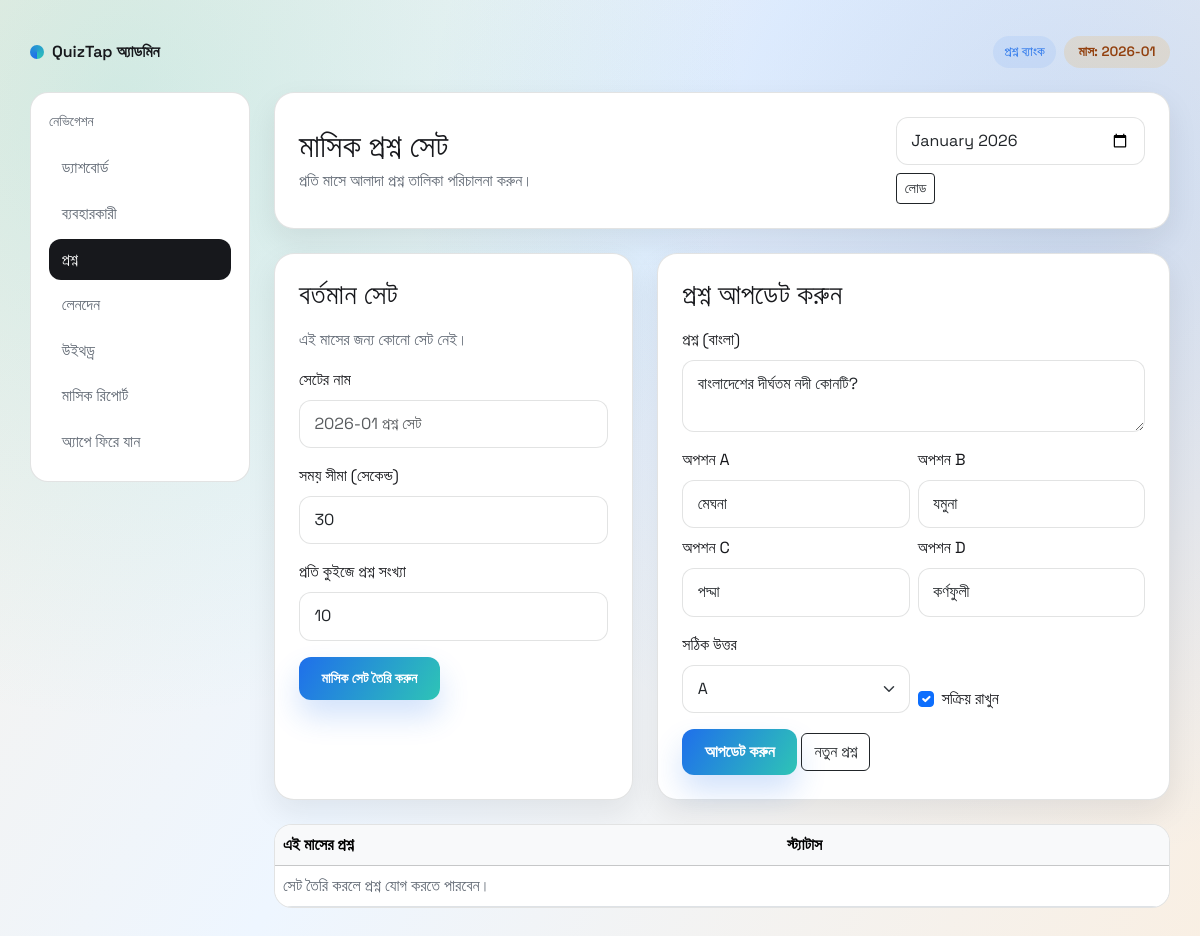
The app's page /admin/questions.php?edit=1 (signed in) with its own data.
### tables this page shows
CREATE TABLE quiz_questions (
  id INT AUTO_INCREMENT PRIMARY KEY,
  question_bn TEXT NOT NULL,
  option_a_bn TEXT NOT NULL,
  option_b_bn TEXT NOT NULL,
  option_c_bn TEXT NOT NULL,
  option_d_bn TEXT NOT NULL,
  correct_option ENUM('A','B','C','D') NOT NULL,
  is_active TINYINT(1) NOT NULL DEFAULT 1,
  created_at DATETIME NOT NULL
);

### config/helpers.php (called while the page is built, shortened)
<?php
function e($value): string
{
  return htmlspecialchars((string)$value, ENT_QUOTES, "UTF-8");
}
function current_month_year(): string
{
  return date("Y-m");
}

### admin/questions.php (the view, shortened to what this page needs)
<?php
$pageTag = "প্রশ্ন ব্যাংক";
$monthYear = $_GET["month"] ?? current_month_year();
$pageMeta = "মাস: " . $monthYear;
$activeNav = "questions";
function load_question(PDO $pdo, int $id): ?array
{
  $stmt = $pdo->prepare("SELECT * FROM quiz_questions WHERE id = ?");
  $stmt->execute([$id]);
  $row = $stmt->fetch();
  return $row ?: null;
}
$pdo = db();
$stmt = $pdo->prepare("SELECT * FROM quiz_question_sets WHERE month_year = ?");
$stmt->execute([$monthYear]);
$currentSet = $stmt->fetch();
$editId = (int)($_GET["edit"] ?? 0);
$editQuestion = $editId ? load_question($pdo, $editId) : null;
$monthQuestions = [];
require __DIR__ . "/../views/partials/admin-head.php";
require __DIR__ . "/../views/partials/admin-header.php";
?>
<div class="admin-shell">
  <?php require __DIR__ . "/../views/partials/admin-nav.php"; ?>
  <section>
    <div class="soft-card p-4 mb-4 reveal">
      <div class="d-flex flex-wrap justify-content-between align-items-center gap-3">
        <div>
          <h2 class="mb-1">মাসিক প্রশ্ন সেট</h2>
          <p class="text-muted mb-0">প্রতি মাসে আলাদা প্রশ্ন তালিকা পরিচালনা করুন।</p>
        </div>
        <form class="d-flex flex-wrap gap-2" method="get">
          <input type="month" class="form-control" name="month" value="<?php echo e($monthYear); ?>" />
          <button class="btn btn-outline-dark btn-sm" type="submit">লোড</button>
        </form>
      </div>
    </div>
    <div class="row g-4 mb-4">
      <div class="col-lg-5 reveal">
        <div class="soft-card p-4 h-100">
          <h3 class="mb-3">বর্তমান সেট</h3>
          <?php if ($currentSet) { ?>
            <div class="d-flex justify-content-between align-items-center mb-2">
              <span class="text-muted">সেট টাইটেল</span>
              <span class="fw-semibold"><?php echo e($currentSet["title"]); ?></span>
            </div>
            <div class="d-flex justify-content-between align-items-center mb-2">
              <span class="text-muted">প্রশ্ন সংখ্যা</span>
              <span class="fw-semibold"><?php echo e((int)$currentSet["questions_per_quiz"]); ?> টি</span>
            </div>
            <div class="d-flex justify-content-between align-items-center mb-2">
              <span class="text-muted">সময় সীমা</span>
              <span class="fw-semibold"><?php echo e((int)$currentSet["time_limit_seconds"]); ?> সেকেন্ড</span>
            </div>
            <div class="text-muted small">মাস: <?php echo e($monthYear); ?></div>
            <form class="mt-3" method="post">
              <input type="hidden" name="csrf_token" value="<?php echo e(csrf_token()); ?>" />
              <input type="hidden" name="action" value="update_set" />
              <input type="hidden" name="set_id" value="<?php echo e((int)$currentSet["id"]); ?>" />
              <div class="mb-3">
                <label class="form-label" for="title">সেটের নাম</label>
                <input type="text" class="form-control" id="title" name="title" value="<?php echo e($currentSet["title"]); ?>" />
              </div>
              <div class="mb-3">
                <label class="form-label" for="time_limit_seconds">সময় সীমা (সেকেন্ড)</label>
                <input
                  type="number"
                  class="form-control"
                  id="time_limit_seconds"
                  name="time_limit_seconds"
                  min="10"
                  value="<?php echo e((int)$currentSet["time_limit_seconds"]); ?>"
                />
              </div>
              <div class="mb-3">
                <label class="form-label" for="questions_per_quiz">প্রতি কুইজে প্রশ্ন সংখ্যা</label>
                <input
                  type="number"
                  class="form-control"
                  id="questions_per_quiz"
                  name="questions_per_quiz"
                  min="1"
                  value="<?php echo e((int)$currentSet["questions_per_quiz"]); ?>"
                />
              </div>
              <button class="btn btn-primary btn-sm" type="submit">আপডেট করুন</button>
            </form>
          <?php } else { ?>
            <div class="text-muted mb-3">এই মাসের জন্য কোনো সেট নেই।</div>
            <form method="post">
              <div class="mb-3">
                <label class="form-label" for="title">সেটের নাম</label>
                <input type="text" class="form-control" id="title" name="title" placeholder="<?php echo e($monthYear); ?> প্রশ্ন সেট" />
              </div>
              <div class="mb-3">
                <label class="form-label" for="time_limit_seconds">সময় সীমা (সেকেন্ড)</label>
                <input type="number" class="form-control" id="time_limit_seconds" name="time_limit_seconds" min="10" value="30" />
              </div>
              <div class="mb-3">
                <label class="form-label" for="questions_per_quiz">প্রতি কুইজে প্রশ্ন সংখ্যা</label>
                <input type="number" class="form-control" id="questions_per_quiz" name="questions_per_quiz" min="1" value="10" />
              </div>
              <button class="btn btn-primary btn-sm" type="submit">মাসিক সেট তৈরি করুন</button>
            </form>
          <?php } ?>
        </div>
      </div>
      <div class="col-lg-7 reveal delay-1">
        <div class="soft-card p-4 h-100">
          <h3 class="mb-3"><?php echo $editQuestion ? "প্রশ্ন আপডেট করুন" : "নতুন প্রশ্ন যোগ করুন"; ?></h3>
          <form method="post">
            <div class="mb-3">
              <label class="form-label" for="question_bn">প্রশ্ন (বাংলা)</label>
              <textarea class="form-control" id="question_bn" name="question_bn" rows="2"><?php echo e($editQuestion["question_bn"] ?? ""); ?></textarea>
            </div>
            <div class="row g-2">
              <div class="col-md-6">
                <label class="form-label" for="option_a_bn">অপশন A</label>
                <input class="form-control" id="option_a_bn" name="option_a_bn" value="<?php echo e($editQuestion["option_a_bn"] ?? ""); ?>" />
              </div>
              <div class="col-md-6">
                <label class="form-label" for="option_b_bn">অপশন B</label>
                <input class="form-control" id="option_b_bn" name="option_b_bn" value="<?php echo e($editQuestion["option_b_bn"] ?? ""); ?>" />
              </div>
              <div class="col-md-6">
                <label class="form-label" for="option_c_bn">অপশন C</label>
                <input class="form-control" id="option_c_bn" name="option_c_bn" value="<?php echo e($editQuestion["option_c_bn"] ?? ""); ?>" />
              </div>
              <div class="col-md-6">
                <label class="form-label" for="option_d_bn">অপশন D</label>
                <input class="form-control" id="option_d_bn" name="option_d_bn" value="<?php echo e($editQuestion["option_d_bn"] ?? ""); ?>" />
              </div>
            </div>
            <div class="row g-2 mt-2 align-items-end">
              <div class="col-md-6">
                <label class="form-label" for="correct_option">সঠিক উত্তর</label>
                <select class="form-select" id="correct_option" name="correct_option">
                  <?php foreach (["A", "B", "C", "D"] as $opt) { ?>
                    <option value="<?php echo e($opt); ?>" <?php echo ($editQuestion && $editQuestion["correct_option"] === $opt) ? "selected" : ""; ?>>
                      <?php echo e($opt); ?>
                    </option>
                  <?php } ?>
                </select>
              </div>
              <div class="col-md-6">
                <div class="form-check mt-4">
                  <input class="form-check-input" type="checkbox" id="is_active" name="is_active" <?php echo ($editQuestion ? (int)$editQuestion["is_active"] === 1 : true) ? "checked" : ""; ?> />
                  <label class="form-check-label" for="is_active">সক্রিয় রাখুন</label>
                </div>
              </div>
            </div>
            <button class="btn btn-primary mt-3" type="submit">
              <?php echo $editQuestion ? "আপডেট করুন" : "সংরক্ষণ করুন"; ?>
            </button>
            <?php if ($editQuestion) { ?>
              <a class="btn btn-outline-dark mt-3" href="/admin/questions.php?month=<?php echo e($monthYear); ?>">নতুন প্রশ্ন</a>
            <?php } ?>
          </form>
        </div>
      </div>
    </div>
    <div class="row g-4">
      <div class="col-lg-12 reveal">
        <div class="table-card">
          <table class="table align-middle">
            <thead class="table-light">
              <tr>
                <th>এই মাসের প্রশ্ন</th>
                <th>স্ট্যাটাস</th>
                <th></th>
              </tr>
            </thead>
            <tbody>
              <?php if (!$currentSet) { ?>
                <tr>
                  <td colspan="3" class="text-muted">সেট তৈরি করলে প্রশ্ন যোগ করতে পারবেন।</td>
                </tr>
              <?php } elseif (!$monthQuestions) { ?>
                <tr>
                  <td colspan="3" class="text-muted">এই মাসের সেটে এখনো প্রশ্ন নেই।</td>
                </tr>
              <?php } ?>
            </tbody>
          </table>
        </div>
      </div>
    </div>
  </section>
</div>
<?php require __DIR__ . "/../views/partials/admin-foot.php"; ?>

### views/partials/admin-head.php (shortened to what this page needs)
<?php
$lang = $lang ?? "bn";
?>
<!DOCTYPE html>
<html lang="<?php echo htmlspecialchars($lang, ENT_QUOTES, "UTF-8"); ?>">
  <head>
    <link
      href="https://cdn.jsdelivr.net/npm/bootstrap@5.3.2/dist/css/bootstrap.min.css"
      rel="stylesheet"
    />
    <link rel="stylesheet" href="../assets/css/styles.css" />
  </head>
  <body>
    <main class="shell">

### views/partials/admin-header.php
<?php
$pageTag = $pageTag ?? "";
$pageMeta = $pageMeta ?? "";
?>
<header class="page-header">
  <div class="brand-mark">
    <span class="brand-dot"></span>
    <span>QuizTap অ্যাডমিন</span>
  </div>
  <div class="d-flex flex-wrap gap-2">
    <?php if ($pageTag !== "") { ?>
      <span class="tag"><?php echo htmlspecialchars($pageTag, ENT_QUOTES, "UTF-8"); ?></span>
    <?php } ?>
    <?php if ($pageMeta !== "") { ?>
      <span class="meta-chip"><?php echo htmlspecialchars($pageMeta, ENT_QUOTES, "UTF-8"); ?></span>
    <?php } ?>
  </div>
</header>

### views/partials/admin-nav.php
<?php
$activeNav = $activeNav ?? "";
$navItems = [
  "dashboard" => ["ড্যাশবোর্ড", "dashboard.php"],
  "users" => ["ব্যবহারকারী", "users.php"],
  "questions" => ["প্রশ্ন", "questions.php"],
  "transactions" => ["লেনদেন", "transactions.php"],
  "withdrawals" => ["উইথড্র", "withdrawals.php"],
  "report" => ["মাসিক রিপোর্ট", "report.php"],
];
?>
<nav class="admin-nav">
  <div class="text-uppercase small text-muted mb-3">নেভিগেশন</div>
  <div class="nav flex-column gap-1">
    <?php foreach ($navItems as $key => $navItem) { ?>
      <a
        class="nav-link <?php echo $activeNav === $key ? "active" : ""; ?>"
        href="<?php echo htmlspecialchars($navItem[1], ENT_QUOTES, "UTF-8"); ?>"
      >
        <?php echo htmlspecialchars($navItem[0], ENT_QUOTES, "UTF-8"); ?>
      </a>
    <?php } ?>
    <a class="nav-link" href="../user/dashboard.php">অ্যাপে ফিরে যান</a>
  </div>
</nav>

### views/partials/admin-foot.php
    </main>
  </body>
</html>

### assets/css/styles.css (style rules this page uses)
:root { --ink: #17181c; --muted: #5f6772; --brand: #1f6feb; --brand-2: #2ec4b6; --accent: #f59f0b; --surface: #ffffff; --surface-2: #f4f6fb; --border: rgba(23, 24, 28, 0.12); --shadow: 0 18px 45px rgba(22, 30, 58, 0.12); }
* { box-sizing: border-box; }
body { font-family: "Space Grotesk", "Helvetica Neue", sans-serif; color: var(--ink); background-image: radial-gradient(circle at 10% 10%, rgba(46, 196, 182, 0.18), transparent 45%), radial-gradient(circle at 90% 20%, rgba(31, 111, 235, 0.18), transparent 50%), linear-gradient(120deg, #f7f1e8 0%, #eef6ff 45%, #f9efe3 100%); min-height: 100vh; }
h1, h2, h3, .display-title { font-family: "Playfair Display", "Times New Roman", serif; letter-spacing: 0.2px; }
a { text-decoration: none; }
.brand-mark { display: inline-flex; align-items: center; gap: 0.5rem; font-weight: 600; color: var(--ink); }
.brand-dot { width: 14px; height: 14px; border-radius: 50%; background: conic-gradient(from 180deg, var(--brand), var(--brand-2)); display: inline-block; }
.shell { max-width: 1180px; margin: 0 auto; padding: 36px 20px 60px; }
.soft-card { background: var(--surface); border-radius: 20px; border: 1px solid var(--border); box-shadow: 0 12px 30px rgba(23, 24, 28, 0.08); }
.btn-primary { background: linear-gradient(120deg, var(--brand), var(--brand-2)); border: none; padding: 0.7rem 1.4rem; font-weight: 600; border-radius: 12px; box-shadow: 0 16px 30px rgba(31, 111, 235, 0.2); }
.text-muted { color: var(--muted) !important; }
.tag { display: inline-flex; align-items: center; gap: 0.35rem; padding: 0.2rem 0.7rem; background: rgba(31, 111, 235, 0.08); color: var(--brand); border-radius: 999px; font-size: 0.85rem; font-weight: 500; }
.form-control, .form-select { border-radius: 12px; border: 1px solid var(--border); padding: 0.7rem 0.9rem; }
.page-header { display: flex; flex-wrap: wrap; align-items: center; justify-content: space-between; gap: 1rem; margin-bottom: 1.5rem; }
.meta-chip { display: inline-flex; align-items: center; gap: 0.4rem; padding: 0.35rem 0.9rem; border-radius: 999px; background: rgba(245, 159, 11, 0.14); color: #92400e; font-size: 0.85rem; font-weight: 600; }
.table-card { border-radius: 18px; border: 1px solid var(--border); background: #fff; overflow: hidden; }
.table-card .table { margin-bottom: 0; }
.admin-shell { display: grid; grid-template-columns: minmax(0, 220px) minmax(0, 1fr); gap: 24px; }
.admin-nav { background: #fff; border-radius: 18px; border: 1px solid var(--border); padding: 18px; height: fit-content; }
.admin-nav .nav-link { color: var(--muted); border-radius: 12px; padding: 0.55rem 0.8rem; }
.admin-nav .nav-link.active { background: var(--ink); color: #fff; }
.reveal { opacity: 0; transform: translateY(16px); animation: rise 0.6s ease forwards; }
.delay-1 { animation-delay: 0.1s; }

### records on screen
quiz_questions: question_bn "বাংলাদেশের দীর্ঘতম নদী কোনটি?", option_a_bn "মেঘনা", option_b_bn "যমুনা", option_c_bn "পদ্মা", option_d_bn "কর্ণফুলী", is_active "☑"

### other values on screen
$pageTag "প্রশ্ন ব্যাংক"
$pageMeta "মাস: 2026-01"
$navItem[0] "ড্যাশবোর্ড"
$navItem[0] "ব্যবহারকারী"
$navItem[0] "প্রশ্ন"
$navItem[0] "লেনদেন"
$navItem[0] "উইথড্র"
$navItem[0] "মাসিক রিপোর্ট"
form field correct_option "A"
